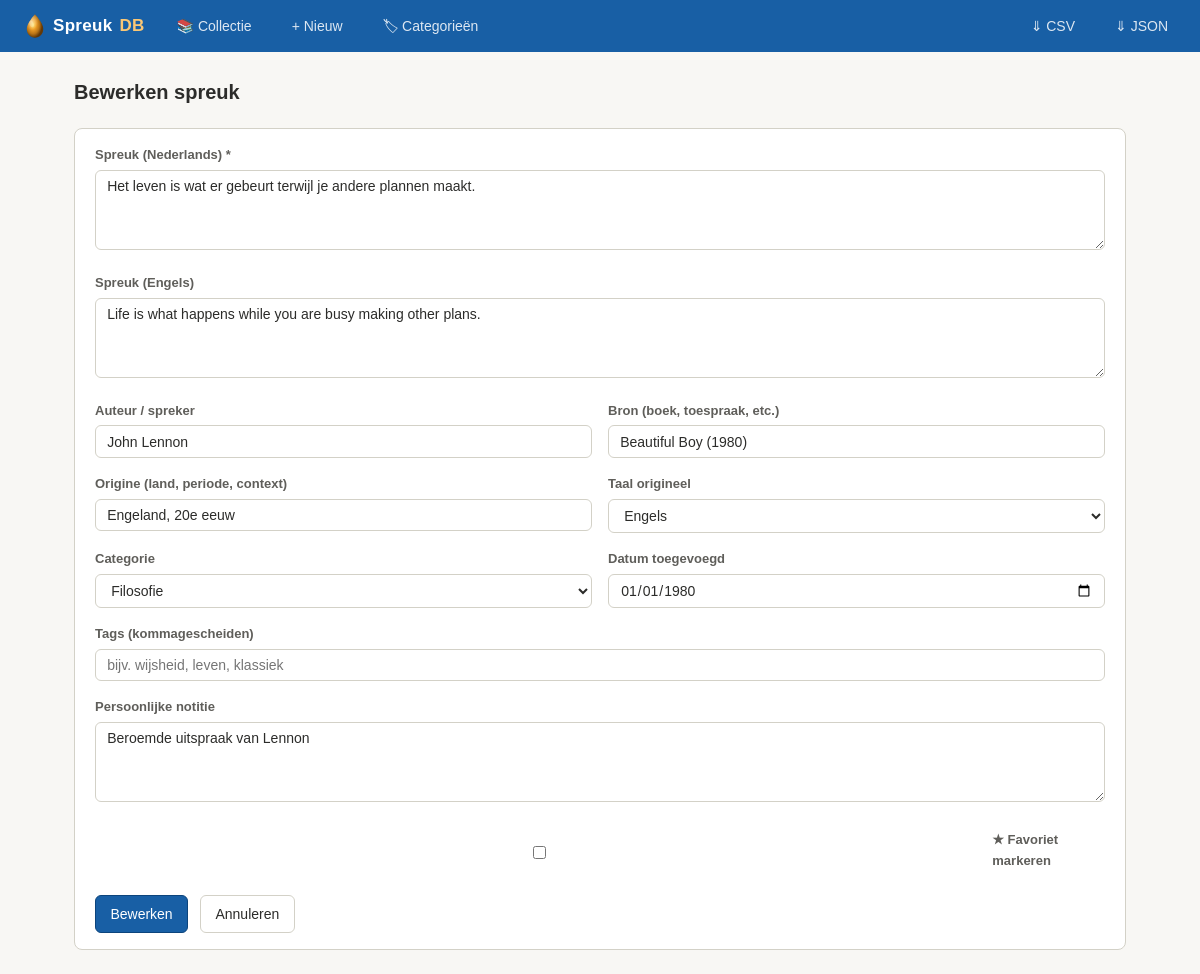
Screenshot of /spreuk/1/bewerk with the database file from the repository.
### tables this page shows
CREATE TABLE spreuk (
                id INTEGER PRIMARY KEY AUTOINCREMENT,
                tekst_nl TEXT NOT NULL,
                tekst_en TEXT,
                auteur TEXT,
                bron TEXT,
                origine TEXT,
                taal_origineel TEXT DEFAULT 'nl',
                categorie_id INTEGER REFERENCES categorie(id),
                datum_toegevoegd DATE DEFAULT (date('now')),
                notitie TEXT,
                favoriet INTEGER DEFAULT 0
            );

CREATE TABLE categorie (
                id INTEGER PRIMARY KEY AUTOINCREMENT,
                naam TEXT NOT NULL UNIQUE,
                beschrijving TEXT
            );

### app.py (the view, shortened to what this page needs)
@app.route('/spreuk/<int:sid>/bewerk', methods=['GET', 'POST'])
def bewerk(sid):
    db = get_db()
    spreuk = db.execute('SELECT * FROM spreuk WHERE id=?', (sid,)).fetchone()
    if not spreuk:
        return redirect(url_for('index'))
    tags = db.execute(
        'SELECT t.naam FROM tag t JOIN spreuk_tag st ON t.id=st.tag_id WHERE st.spreuk_id=?', (sid,)
    ).fetchall()
    tags_str = ', '.join(t['naam'] for t in tags)
    categorieen = db.execute('SELECT * FROM categorie ORDER BY naam').fetchall()
    return render_template('form.html', spreuk=spreuk, categorieen=categorieen,
                           actie='Bewerken', tags_str=tags_str)

### app.py (called while the page is built)
def get_db():
    conn = sqlite3.connect(DB)
    conn.row_factory = sqlite3.Row
    return conn

### templates/form.html (shortened to what this page needs)
{% extends "base.html" %}
{% block inhoud %}
<h2 style="margin-bottom:1.25rem;font-size:20px">{{ actie }} spreuk</h2>
<div class="card">
<form method="post">
  <div class="form-grid">
    <div class="veld vol">
      <label>Spreuk (Nederlands) *</label>
      <textarea name="tekst_nl" required>{{ spreuk.tekst_nl if spreuk else '' }}</textarea>
    </div>
    <div class="veld vol">
      <label>Spreuk (Engels)</label>
      <textarea name="tekst_en">{{ spreuk.tekst_en if spreuk and spreuk.tekst_en else '' }}</textarea>
    </div>
    <div class="veld">
      <label>Auteur / spreker</label>
      <input type="text" name="auteur" value="{{ spreuk.auteur if spreuk and spreuk.auteur else '' }}" placeholder="bijv. Albert Einstein">
    </div>
    <div class="veld">
      <label>Bron (boek, toespraak, etc.)</label>
      <input type="text" name="bron" value="{{ spreuk.bron if spreuk and spreuk.bron else '' }}" placeholder="bijv. Relativity, 1916">
    </div>
    <div class="veld">
      <label>Origine (land, periode, context)</label>
      <input type="text" name="origine" value="{{ spreuk.origine if spreuk and spreuk.origine else '' }}" placeholder="bijv. Duitsland, 20e eeuw">
    </div>
    <div class="veld">
      <label>Taal origineel</label>
      <select name="taal_origineel">
        {% for code, naam in [('nl','Nederlands'),('en','Engels'),('de','Duits'),('fr','Frans'),('la','Latijn'),('anders','Anders')] %}
        <option value="{{ code }}" {% if spreuk and spreuk.taal_origineel == code %}selected{% elif not spreuk and code == 'nl' %}selected{% endif %}>{{ naam }}</option>
        {% endfor %}
      </select>
    </div>
    <div class="veld">
      <label>Categorie</label>
      <select name="categorie_id">
        {% for c in categorieen %}
        <option value="{{ c.id }}" {% if spreuk and spreuk.categorie_id == c.id %}selected{% endif %}>{{ c.naam }}</option>
        {% endfor %}
      </select>
    </div>
    <div class="veld">
      <label>Datum toegevoegd</label>
      <input type="date" name="datum_toegevoegd" value="{{ spreuk.datum_toegevoegd if spreuk and spreuk.datum_toegevoegd else '' }}">
    </div>
    <div class="veld vol">
      <label>Tags (kommagescheiden)</label>
      <input type="text" name="tags" value="{{ tags_str if tags_str is defined else '' }}" placeholder="bijv. wijsheid, leven, klassiek">
    </div>
    <div class="veld vol">
      <label>Persoonlijke notitie</label>
      <textarea name="notitie">{{ spreuk.notitie if spreuk and spreuk.notitie else '' }}</textarea>
    </div>
    <div class="veld vol">
      <div class="check-rij">
        <input type="checkbox" name="favoriet" id="fav" value="1" {% if spreuk and spreuk.favoriet %}checked{% endif %}>
        <label for="fav">&#9733; Favoriet markeren</label>
      </div>
    </div>
  </div>
  <div style="display:flex;gap:.75rem;margin-top:1.25rem">
    <button type="submit" class="btn btn-primair">{{ actie }}</button>
    <a href="{{ url_for('index') }}" class="btn">Annuleren</a>
  </div>
</form>
</div>
{% endblock %}

### templates/base.html (style rules this page uses)
:root { --blauw: #185fa5; --blauw-licht: #e6f1fb; --blauw-donker: #0c447c; --tekst: #2c2c2a; --tekst-zacht: #5f5e5a; --achtergrond: #f8f7f4; --vlak: #ffffff; --rand: #d3d1c7; --goud: #ba7517; --groen: #3b6d11; --rood: #a32d2d; --amber-licht: #faeeda; }
* { box-sizing: border-box; margin: 0; padding: 0; }
body { font-family: Arial, sans-serif; background: var(--achtergrond); color: var(--tekst); font-size: 15px; line-height: 1.6; }
a { color: var(--blauw); text-decoration: none; }
.card { background: var(--vlak); border: 1px solid var(--rand); border-radius: 8px; padding: 1rem 1.25rem; }
.btn { display: inline-flex; align-items: center; gap: .3rem; padding: .4rem .9rem; border-radius: 6px; font-size: 14px; cursor: pointer; border: 1px solid var(--rand); background: var(--vlak); color: var(--tekst); text-decoration: none; }
.btn-primair { background: var(--blauw); color: white; border-color: var(--blauw-donker); }
.form-grid { display: grid; grid-template-columns: 1fr 1fr; gap: 1rem; }
.form-grid .vol { grid-column: 1 / -1; }
.veld label { display: block; font-size: 13px; font-weight: bold; color: var(--tekst-zacht); margin-bottom: 4px; }
.veld input, .veld select, .veld textarea { width: 100%; padding: .45rem .7rem; border: 1px solid var(--rand); border-radius: 6px; font-size: 14px; font-family: Arial, sans-serif; color: var(--tekst); background: var(--vlak); }
.veld textarea { min-height: 80px; resize: vertical; }
.check-rij { display: flex; align-items: center; gap: .5rem; margin-top: .3rem; font-size: 14px; }

### rows the page displays
spreuk: tekst_nl "Het leven is wat er gebeurt terwijl je andere plannen maakt.", tekst_en "Life is what happens while you are busy making other plans.", auteur "John Lennon", bron "Beautiful Boy (1980)", origine "Engeland, 20e eeuw", taal_origineel "Engels", categorie_id "Filosofie", datum_toegevoegd "01/01/1980", notitie "Beroemde uitspraak van Lennon"

### other values shown
{{ actie }} "Bewerken"
